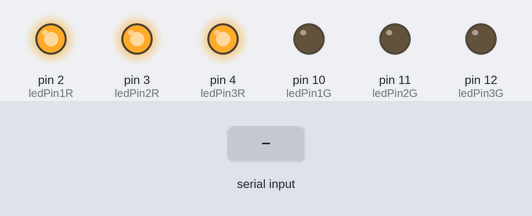
Simulated run of this sketch. Board: Arduino Uno, built with avr-gcc and run on an emulated ATmega328P. Parts: output pins drawn as LEDs (lit = HIGH). Inputs (shaded band) come from the test bench.

Above: at 1.2 s.
1.3 s: "A" received over Serial
At 2.0 s:
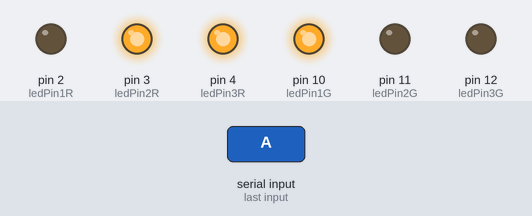
4.3 s: "B" received over Serial
At 5.5 s:
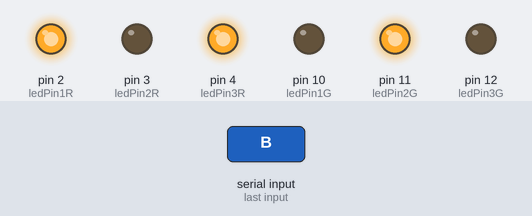
7.3 s: "C" received over Serial
At 7.8 s:
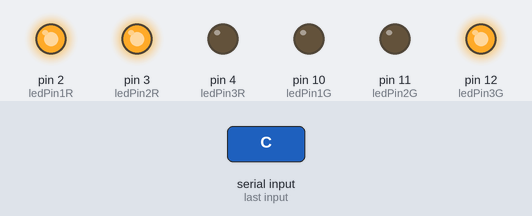
Timing chart, 0 to 10.8 s (numbered marks = the images above; inputs shaded):
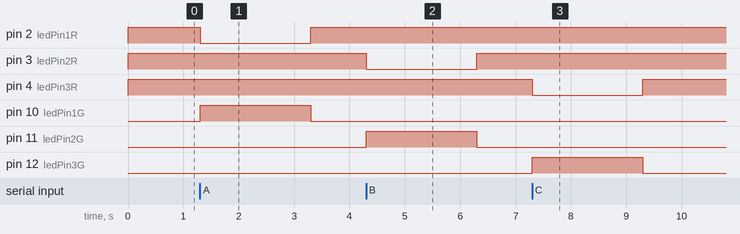

The sketch:

Salida_Leds.ino
```cpp
// Definir los pines de los LEDs rojos
const int ledPin1R = 2;
const int ledPin2R = 3;
const int ledPin3R = 4;

// Definir los pines de los LEDs verdes
const int ledPin1G = 10;
const int ledPin2G = 11;
const int ledPin3G = 12;

void setup() {
  // Configurar los pines de los LEDs rojos como salida
  pinMode(ledPin1R, OUTPUT);
  pinMode(ledPin2R, OUTPUT);
  pinMode(ledPin3R, OUTPUT);

  // Configurar los pines de los LEDs verdes como salida
  pinMode(ledPin1G, OUTPUT);
  pinMode(ledPin2G, OUTPUT);
  pinMode(ledPin3G, OUTPUT);

  digitalWrite(ledPin1R, HIGH);
  digitalWrite(ledPin2R, HIGH);
  digitalWrite(ledPin3R, HIGH);
  // Iniciar la comunicación serial a 9600 baudios
  Serial.begin(9600);
}

void loop() {


  if (Serial.available() > 0) {
    // Leer el primer byte recibido
    char signal = Serial.read();

    // Comprobar el valor del byte recibido
    switch (signal) {
      case 'A':
        // Apagar el LED rojo 1 y encender el LED verde 1
        digitalWrite(ledPin1R, LOW);
        digitalWrite(ledPin1G, HIGH);
        delay(2000);
        digitalWrite(ledPin1R, HIGH);
        digitalWrite(ledPin1G, LOW);

        break;
      case 'B':

        digitalWrite(ledPin2R, LOW);
        digitalWrite(ledPin2G, HIGH);
        delay(2000);
        digitalWrite(ledPin2R, HIGH);
        digitalWrite(ledPin2G, LOW);

        break;
      case 'C':
        digitalWrite(ledPin3R, LOW);
        digitalWrite(ledPin3G, HIGH);
        delay(2000);
        digitalWrite(ledPin3R, HIGH);
        digitalWrite(ledPin3G, LOW);
        // No realizar cambios en los LEDs rojos y verdes
        break;
    }
  }
}
```

Measured:
- after the input at 1.3 s, pin 2 (ledPin1R): HIGH → LOW at once, → HIGH 2.0 s later; pin 10 (ledPin1G): LOW → HIGH at once, → LOW 2.0 s later
- after the input at 4.3 s, pin 3 (ledPin2R): HIGH → LOW at once, → HIGH 2.0 s later; pin 11 (ledPin2G): LOW → HIGH at once, → LOW 2.0 s later
- after the input at 7.3 s, pin 4 (ledPin3R): HIGH → LOW at once, → HIGH 2.0 s later; pin 12 (ledPin3G): LOW → HIGH at once, → LOW 2.0 s later
